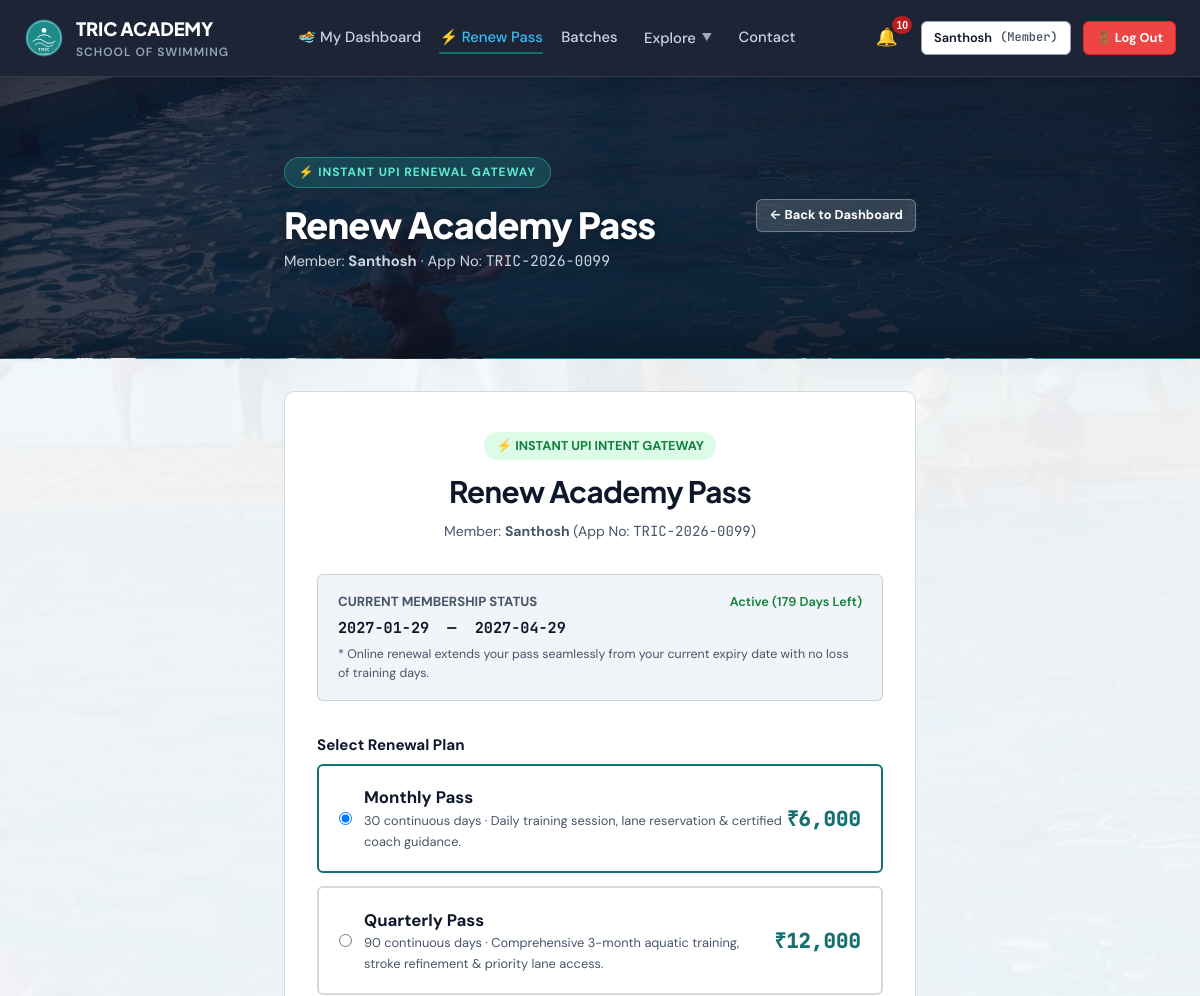
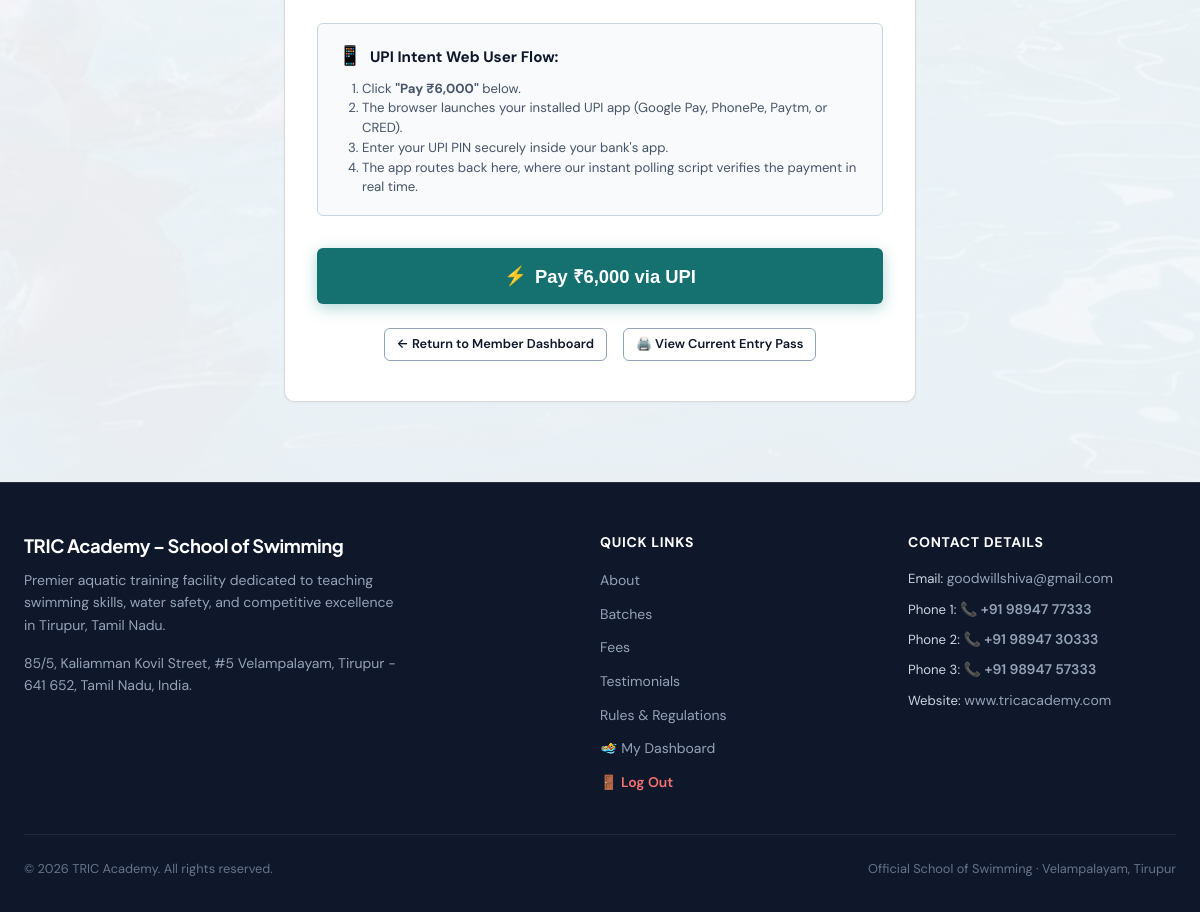
Screenshot of /renew (signed in) with the database file from the repository (2 pictures, top to bottom).
### tables this page shows
CREATE TABLE "users" (
    id INTEGER PRIMARY KEY AUTOINCREMENT,
    app_no TEXT UNIQUE NOT NULL,
    role TEXT CHECK(role IN ('member', 'coach', 'admin')) NOT NULL DEFAULT 'member',
    status TEXT CHECK(status IN ('pending', 'approved', 'deactivated')) NOT NULL DEFAULT 'pending',
    name TEXT NOT NULL,
    email TEXT NOT NULL,
    phone TEXT NOT NULL,
    password_hash TEXT NOT NULL,
    dob DATE,
    age INTEGER,
    address TEXT,
    pincode TEXT,
    guardian_name TEXT,
    guardian_occupation TEXT,
    experience TEXT,
    pass_type_requested TEXT CHECK(pass_type_requested IN ('learn_to_swim', 'competition')) DEFAULT 'learn_to_swim',
    sponsored INTEGER DEFAULT 0,
    sponsor_cert_filename TEXT,
    photo_filename TEXT,
    health_declared INTEGER DEFAULT 0,
    rules_agreed INTEGER DEFAULT 0,
    signature_name TEXT,
    place TEXT,
    application_date DATE DEFAULT (DATE('now')),
    email_verified INTEGER DEFAULT 0,
    email_token TEXT,
    phone_verified INTEGER DEFAULT 0,
    mock_otp TEXT,
    reset_token TEXT,
    reset_token_expiry DATETIME,
    created_at DATETIME DEFAULT CURRENT_TIMESTAMP,
    rules_confirmed_at DATETIME,
    parent_id INTEGER REFERENCES users(id)
, dpdp_consent INTEGER DEFAULT 0);

CREATE TABLE user_memberships (
    id INTEGER PRIMARY KEY AUTOINCREMENT,
    user_id INTEGER NOT NULL,
    plan_id INTEGER NOT NULL,
    batch_id INTEGER NOT NULL,
    start_date DATE NOT NULL,
    end_date DATE NOT NULL,
    is_active INTEGER DEFAULT 1,
    created_at DATETIME DEFAULT CURRENT_TIMESTAMP,
    FOREIGN KEY (user_id) REFERENCES users(id) ON DELETE CASCADE,
    FOREIGN KEY (plan_id) REFERENCES plans(id),
    FOREIGN KEY (batch_id) REFERENCES batches(id)
);

CREATE TABLE plans (
    id INTEGER PRIMARY KEY AUTOINCREMENT,
    name TEXT NOT NULL,
    duration_days INTEGER NOT NULL,
    fee_amount REAL NOT NULL,
    description TEXT
);

### app.py (the view, shortened to what this page needs)
@app.route('/renew', methods=['GET'])
@login_required
def renew_membership():
    curr = get_current_user()
    db = get_db()
    view_id = request.args.get('view_id') or request.args.get('child_id') or request.args.get('uid')
    target_user = curr
    plans = db.execute("SELECT * FROM plans ORDER BY fee_amount ASC").fetchall()
    days_left = None
    if target_user['end_date']:
        end_d = datetime.strptime(str(target_user['end_date']), '%Y-%m-%d').date()
        days_left = (end_d - date.today()).days
    return render_template(
        'renew.html',
        user=target_user,
        parent=curr if target_user['id'] != curr['id'] else None,
        plans=plans,
        upi_vpa=ACADEMY_UPI_VPA,
        payee_name=ACADEMY_PAYEE_NAME,
        days_left=days_left
    )

### templates/renew.html (shortened to what this page needs)
{% extends "base.html" %}
{% block content %}
<div class="page-hero-banner">
  <div class="container" style="max-width: 680px;">
    <div style="display: flex; justify-content: space-between; align-items: center; flex-wrap: wrap; gap: 1rem;">
      <div>
        <div class="hero-badge">⚡ Instant UPI Renewal Gateway</div>
        <h1 style="color: #FFFFFF; margin: 0.2rem 0; font-size: clamp(1.75rem, 3vw, 2.25rem);">Renew Academy Pass</h1>
        <p style="color: #CBD5E1; margin: 0; font-size: 0.925rem;">
          Member: <strong>{{ user.name }}</strong> · App No: <span class="font-mono">{{ user.app_no }}</span>
        </p>
      </div>
      <a href="{{ url_for('member_dashboard') }}" class="btn btn-secondary btn-sm" style="background: rgba(255,255,255,0.15); border-color: rgba(255,255,255,0.3); color: #FFFFFF; font-weight: 700;">
        ← Back to Dashboard
      </a>
    </div>
  </div>
</div>
<div class="container" style="max-width: 680px; padding-top: 2rem; padding-bottom: 5rem;">
  <div class="card" style="padding: 2.5rem 2rem;">
    <div style="text-align: center; margin-bottom: 2rem;">
      <div style="display: inline-flex; align-items: center; gap: 0.5rem; background: #DCFCE7; color: #15803D; padding: 4px 12px; border-radius: 9999px; font-size: 0.8rem; font-weight: 700; text-transform: uppercase;">
        <span>⚡ Instant UPI Intent Gateway</span>
      </div>
      <h1 style="font-size: 1.85rem; margin-top: 0.5rem; margin-bottom: 0.25rem;">Renew Academy Pass</h1>
      <p style="font-size: 0.875rem; color: var(--text-muted);">
        Member: <strong>{{ user.name }}</strong> (App No: <span class="font-mono">{{ user.app_no }}</span>)
      </p>
    </div>
    <div style="background-color: var(--surface-subtle); border-radius: var(--radius-sm); padding: 1rem 1.25rem; border: 1px solid var(--border-hairline); margin-bottom: 2rem;">
      <div style="display: flex; justify-content: space-between; align-items: center; font-size: 0.825rem;">
        <span style="color: var(--text-muted); font-weight: 700; text-transform: uppercase;">Current Membership Status</span>
        {% if days_left is not none %}
          {% if days_left > 7 %}
            <span class="status-badge status-active">Active ({{ days_left }} Days Left)</span>
          {% elif days_left >= 0 %}
            <span class="status-badge" style="color: var(--warning); font-weight: 800;">Expiring in {{ days_left }} Day{% if days_left != 1 %}s{% endif %}</span>
          {% else %}
            <span class="status-badge status-expired">Expired</span>
          {% endif %}
        {% else %}
          <span style="color: var(--text-muted);">No Active Plan</span>
        {% endif %}
      </div>
      <div class="font-mono" style="font-size: 0.95rem; font-weight: 700; color: var(--text-main); margin-top: 4px;">
        {{ user.start_date or 'N/A' }} &nbsp;—&nbsp; {{ user.end_date or 'N/A' }}
      </div>
      <div style="font-size: 0.775rem; color: var(--text-muted); margin-top: 4px;">
        * Online renewal extends your pass seamlessly from your current expiry date with no loss of training days.
      </div>
    </div>
    <div class="form-group">
      <label class="form-label" style="font-size: 0.95rem; font-weight: 700;">Select Renewal Plan</label>
      <div style="display: flex; flex-direction: column; gap: 0.85rem;">
        {% for p in plans %}
        <label class="plan-option-label" data-plan-id="{{ p.id }}" data-amount="{{ p.fee_amount }}" data-name="{{ p.name }}"
               style="border: 2px solid {% if loop.first %}var(--brand-primary){% else %}var(--border-hairline){% endif %}; border-radius: var(--radius-sm); padding: 1.15rem 1.25rem; display: flex; align-items: center; justify-content: space-between; cursor: pointer; transition: all 0.15s ease;">
          <div style="display: flex; align-items: center; gap: 0.75rem;">
            <input type="radio" name="plan_choice" value="{{ p.id }}" {% if loop.first %}checked{% endif %} onchange="selectPlan(this)">
            <div>
              <strong style="font-size: 1.05rem; color: var(--text-main);">{{ p.name }}</strong>
              <span style="display: block; font-size: 0.8rem; color: var(--text-muted);">
                {{ p.duration_days }} continuous days · {{ p.description or '' }}
              </span>
            </div>
          </div>
          <div class="font-mono" style="font-size: 1.3rem; font-weight: 800; color: var(--brand-primary);">
            ₹{{ '{:,.0f}'.format(p.fee_amount) }}
          </div>
        </label>
        {% endfor %}
      </div>
    </div>
    <div style="margin-top: 1.5rem; background: #F8FAFC; border: 1.5px solid #CBD5E1; border-radius: var(--radius-sm); padding: 1.1rem 1.25rem;">
      <div style="display: flex; align-items: center; gap: 0.5rem; margin-bottom: 0.4rem;">
        <span style="font-size: 1.2rem;">📱</span>
        <strong style="font-size: 0.95rem; color: var(--text-main);">UPI Intent Web User Flow:</strong>
      </div>
      <ol style="margin-left: 1.5rem; font-size: 0.825rem; color: var(--text-muted); line-height: 1.5;">
        <li>Click <strong>"Pay ₹<span class="liveBtnAmt">{{ '{:,.0f}'.format(plans[0].fee_amount if plans else 499) }}</span>"</strong> below.</li>
        <li>The browser launches your installed UPI app (Google Pay, PhonePe, Paytm, or CRED).</li>
        <li>Enter your UPI PIN securely inside your bank's app.</li>
        <li>The app routes back here, where our instant polling script verifies the payment in real time.</li>
      </ol>
    </div>
    <div style="margin-top: 2rem;">
      <button type="button" id="payNowBtn" onclick="initiateUPIIntentFlow()" class="btn btn-primary btn-lg" style="width: 100%; font-size: 1.15rem; padding: 0.9rem; font-weight: 800; box-shadow: 0 4px 15px rgba(31, 138, 138, 0.35); display: flex; align-items: center; justify-content: center; gap: 0.5rem;">
        <span>⚡</span>
        <span>Pay ₹<span id="btnAmountDisplay">{{ '{:,.0f}'.format(plans[0].fee_amount if plans else 499) }}</span> via UPI</span>
      </button>
    </div>
    <div style="text-align: center; margin-top: 1.5rem; display: flex; justify-content: center; gap: 1rem;">
      <a href="{{ url_for('member_dashboard') }}" class="btn btn-secondary btn-sm" style="font-weight: 600;">
        ← Return to Member Dashboard
      </a>
      <a href="{{ url_for('my_pass') }}" class="btn btn-secondary btn-sm" style="font-weight: 600;">
        🖨️ View Current Entry Pass
      </a>
    </div>
  </div>
</div>
{% endblock %}

### templates/base.html (shortened to what this page needs)
<!DOCTYPE html>
<html lang="en">
<head>
  <link rel="stylesheet" href="{{ url_for('static', filename='css/theme.css') }}">
  <link rel="stylesheet" href="{{ url_for('static', filename='css/paper_form.css') }}">
</head>
<body class="{% block body_class %}{% endblock %}">
  <header class="top-navbar {% block nav_class %}{% endblock %}">
    <div class="nav-container">
      <a href="{{ url_for('index') }}" class="brand-lockup">
        <img src="{{ url_for('static', filename='images/logo.svg') }}" alt="TRIC Logo" class="brand-logo-img">
        <div>
          <span class="brand-name">TRIC ACADEMY</span>
          <span class="brand-sub" data-i18n="nav_brand_sub">School of Swimming</span>
        </div>
      </a>
      <nav class="nav-links">
        {% if current_user and current_user.role == 'member' %}
          <a href="{{ url_for('member_dashboard') }}" class="nav-link {% if request.path in ('/dashboard', '/member/dashboard') %}active{% endif %}" data-i18n="nav_dashboard">🏊 My Dashboard</a>
          <a href="{{ url_for('renew_membership') }}" class="nav-link {% if request.path == '/renew' %}active{% endif %}" data-i18n="nav_renew">⚡ Renew Pass</a>
          <a href="{{ url_for('index') }}#batches" class="nav-link" data-i18n="nav_batches">Batches</a>
        {% else %}
          <a href="{{ url_for('index') }}#about" class="nav-link" data-i18n="nav_about">About</a>
          <a href="{{ url_for('index') }}#batches" class="nav-link" data-i18n="nav_batches">Batches</a>
          <a href="{{ url_for('index') }}#fees" class="nav-link" data-i18n="nav_fees">Fees</a>
        {% endif %}
        <div class="nav-dropdown" id="navExploreDropdown">
          <button type="button" class="nav-dropdown-toggle {% if request.path in ('/rules', '/competition') %}active{% endif %}" aria-expanded="false" aria-haspopup="true">
            <span data-i18n="nav_explore">Explore</span>
            <span class="nav-dropdown-chevron">▼</span>
          </button>
        </div>
        <a href="{{ url_for('index') }}#contact" class="nav-link" data-i18n="nav_contact">Contact</a>
      </nav>
      <div class="nav-actions">
        {% if current_user %}
          <div class="notif-dropdown-wrapper">
            <button type="button" class="notif-btn" id="notifBellBtn" title="Notifications" onclick="document.getElementById('notifMenu').classList.toggle('open')">
              🔔
              {% if unread_notifications_count and unread_notifications_count > 0 %}
                <span class="notif-badge">{{ unread_notifications_count }}</span>
              {% endif %}
            </button>
          </div>
          <a href="{{ url_for('member_dashboard') if current_user.role == 'member' else url_for('admin_dashboard') }}" class="btn btn-secondary btn-sm nav-desktop-user">
            <span>{{ current_user.name.split()[0] }}</span>
            <span class="font-mono" style="font-size: 0.75rem; color: var(--text-muted);">({{ current_user.role|capitalize }})</span>
          </a>
          <a href="{{ url_for('logout') }}" class="btn btn-danger btn-sm nav-desktop-logout" style="font-weight: 700; background-color: #EF4444; border-color: #DC2626; color: #FFFFFF;" title="Log Out" data-i18n="nav_logout">
          </a>
        {% else %}
          <a href="{{ url_for('login') }}" class="btn btn-secondary btn-sm nav-desktop-login" data-i18n="nav_login">Login</a>
          <a href="{{ url_for('apply_pass') }}" class="btn btn-primary btn-sm nav-desktop-apply" data-i18n="nav_apply">Apply for Pass</a>
        {% endif %}
      </div>
    </div>
  </header>
  <main class="main-content">
    {% block content %}{% endblock %}
  </main>
  <footer class="site-footer">
    <div class="footer-container">
      <div class="footer-brand">
        <h4>TRIC Academy – School of Swimming</h4>
        <p>Premier aquatic training facility dedicated to teaching swimming skills, water safety, and competitive excellence in Tirupur, Tamil Nadu.</p>
        <div style="margin-top: 1rem; font-size: 0.85rem; color: #94A3B8;">
          <p>85/5, Kaliamman Kovil Street, #5 Velampalayam, Tirupur - 641 652, Tamil Nadu, India.</p>
        </div>
      </div>
      <div class="footer-col">
        <h5>Quick Links</h5>
        <ul class="footer-links">
          <li><a href="{{ url_for('index') }}#about" data-i18n="nav_about">About Academy</a></li>
          <li><a href="{{ url_for('index') }}#batches" data-i18n="nav_batches">Batch Schedules</a></li>
          <li><a href="{{ url_for('index') }}#fees" data-i18n="nav_fees">Membership Fees</a></li>
          <li><a href="{{ url_for('index') }}#testimonials" data-i18n="nav_testimonials">Member Testimonials</a></li>
          <li><a href="{{ url_for('rules') }}" data-i18n="nav_rules">Pool Rules & Safety</a></li>
          {% if current_user %}
            <li><a href="{{ url_for('member_dashboard') if current_user.role == 'member' else url_for('admin_dashboard') }}" data-i18n="nav_dashboard">My Dashboard</a></li>
            <li><a href="{{ url_for('logout') }}" style="color: #F87171; font-weight: 600;" data-i18n="nav_logout">🚪 Log Out</a></li>
          {% else %}
            <li><a href="{{ url_for('apply_pass') }}" data-i18n="nav_apply">Apply for Entry Pass</a></li>
          {% endif %}
        </ul>
      </div>
      <div class="footer-col">
        <h5>Contact Details</h5>
        <ul class="footer-links" style="font-size: 0.825rem;">
          <li>Email: <a href="mailto:goodwillshiva@gmail.com">goodwillshiva@gmail.com</a></li>
          <li>Phone 1: <a href="tel:+919894777333" class="phone-link">📞 +91 98947 77333</a></li>
          <li>Phone 2: <a href="tel:+919894730333" class="phone-link">📞 +91 98947 30333</a></li>
          <li>Phone 3: <a href="tel:+919894757333" class="phone-link">📞 +91 98947 57333</a></li>
          <li>Website: <a href="http://www.tricacademy.com" target="_blank">www.tricacademy.com</a></li>
        </ul>
      </div>
    </div>
    <div class="footer-bottom">
      <span>&copy; {{ now.year }} TRIC Academy. All rights reserved.</span>
      <span>Official School of Swimming · Velampalayam, Tirupur</span>
    </div>
  </footer>
</body>
</html>

### rows the page displays
users: name "Santhosh", role "Member", app_no "TRIC-2026-0099"
user_memberships: start_date "2027-01-29", end_date "2027-04-29"
plans: name "Monthly Pass", duration_days "30", description "Daily training session, lane reservation & certified coach guidance.", fee_amount "6,000"
plans: name "Quarterly Pass", duration_days "90", description "Comprehensive 3-month aquatic training, stroke refinement & priority lane access.", fee_amount "12,000"

### other values shown
{{ unread_notifications_count }} "10"
{{ days_left }} "179"
